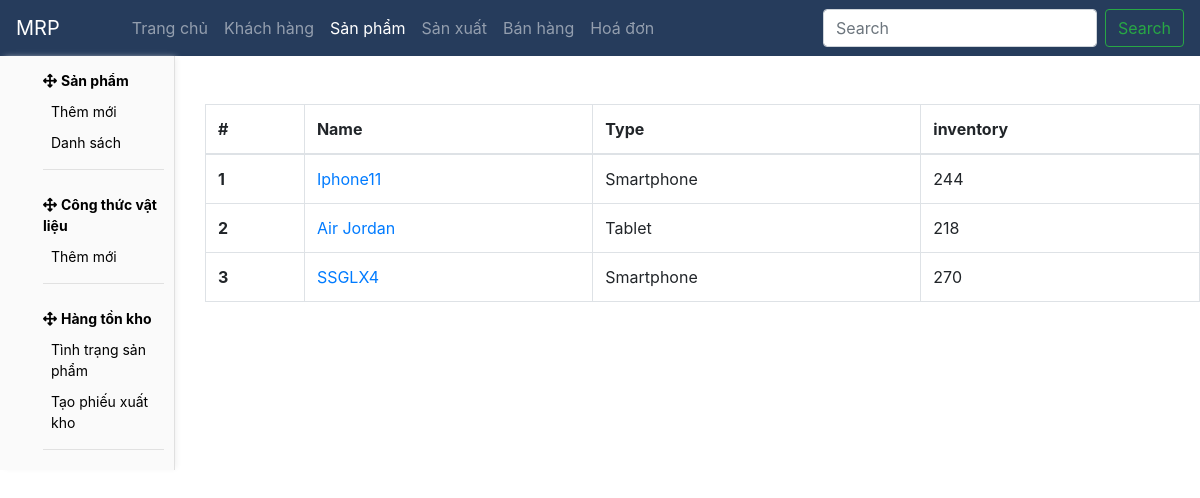
Screenshot of /product/inventory with the database file from the repository.
### core/models.py (models this page shows, shortened)
class Product(models.Model):
    name = models.CharField(max_length=50)
    type = models.CharField(max_length=50, choices=PRODUCT_TYPE, blank=True, null=True)
    components = models.ManyToManyField(Component, blank=True, null=True, related_name='product_chip')
    def inventory(self):
        ivts =Inventory.objects.filter(product=self)
        total = 0
        for ivt in ivts:
            total += ivt.quantity
        return total

class Inventory(models.Model):
    warehouse = models.ForeignKey(Warehouse, on_delete=models.CASCADE, blank=True, null=True)
    product = models.ForeignKey(Product, on_delete=models.CASCADE)
    quantity = models.IntegerField()

### core/views.py (the view)
# urls.py: path('product/inventory', inventory, name='inventory'),
def inventory(request):
    return render(request, 'inventory/inventory.html', {
        'products': Product.objects.all(),
    })

### core/templates/inventory/inventory.html (shortened to what this page needs)
{% extends 'base.html' %}
{% block sidebar %}
    {% include 'sidebar/product.html' %}
{% endblock sidebar %}
{% block content %}
<table class="table table-bordered mt-5">
    <thead>
      <tr>
        <th scope="col">#</th>
        <th scope="col">Name</th>
        <th scope="col">Type</th>
        <th scope="col">inventory</th>
      </tr>
    </thead>
    <tbody>
        {% for product in products %}
        <tr>
          <th scope="row">{{product.id}}</th>
          <td><a href="{% url 'product_detail' product.id %}">{{product.name}}</a></td>
          <td>{{product.type}}</td>
          <td>{{product.inventory}}</td>
        </tr>
        {% endfor %}
    </tbody>
  </table>
{% endblock content %}

### rows the page displays
Product: id "1", name "Iphone11", type "Smartphone", inventory "244"
Product: id "2", name "Air Jordan", type "Tablet", inventory "218"
Product: id "3", name "SSGLX4", type "Smartphone", inventory "270"
